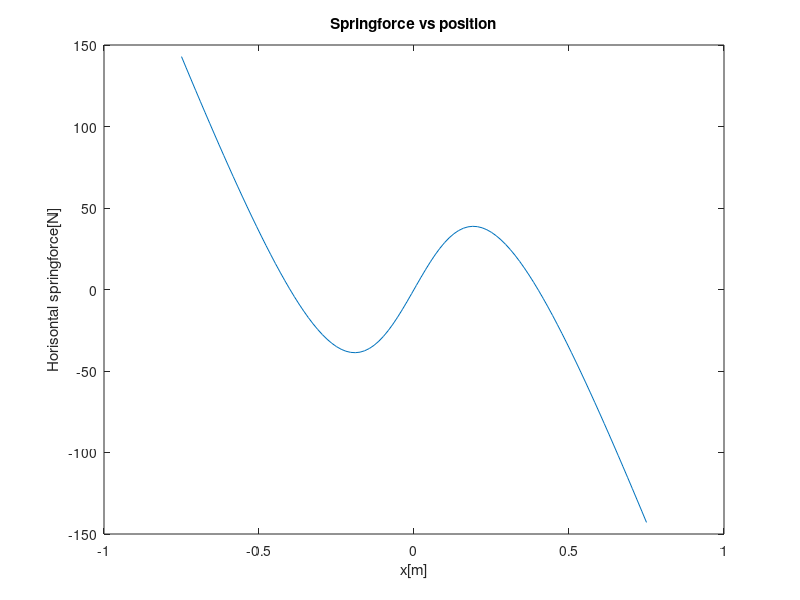

Here is the MATLAB script that generated this plot:
k  = 500; %m
m  = 5;   %N/m
h  =.3;   %m
L0 =.5;   %m

x = linspace(-.75,.75,100);
Fx = -k.*x.*(1-L0./sqrt(x.^2+h^2));

plot(x,Fx)
title('Springforce vs position')
xlabel('x[m]')
ylabel('Horisontal springforce[N]')